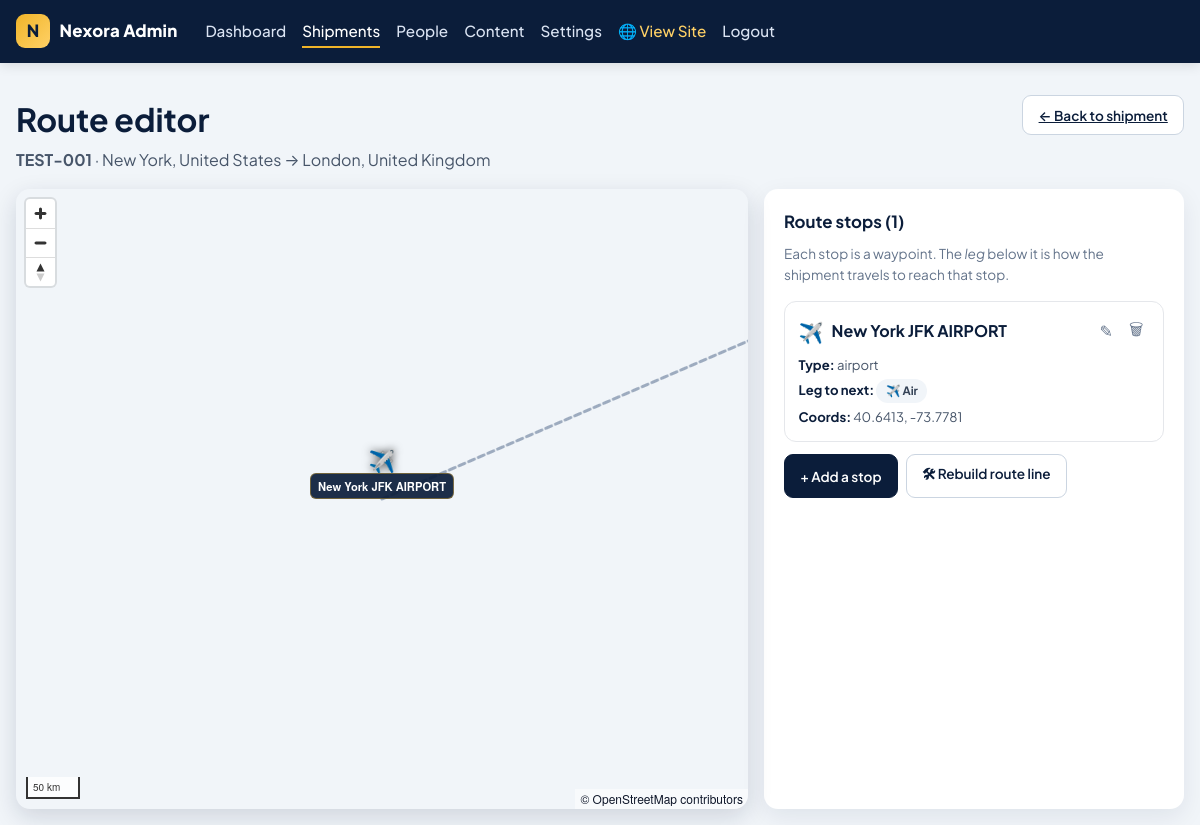
The app's page /admin/shipment-route.php?id=1 (signed in) with its own data.
### tables this page shows
CREATE TABLE shipments (id INTEGER PRIMARY KEY AUTOINCREMENT, tracking_number TEXT NOT NULL UNIQUE, customer_id INTEGER, customer_name TEXT NOT NULL, customer_email TEXT, customer_phone TEXT, package_description TEXT, transport_type TEXT NOT NULL DEFAULT 'vehicle', vehicle_name TEXT, vehicle_number TEXT, origin TEXT NOT NULL, destination TEXT NOT NULL, origin_lat REAL NOT NULL DEFAULT 0, origin_lng REAL NOT NULL DEFAULT 0, destination_lat REAL NOT NULL DEFAULT 0, destination_lng REAL NOT NULL DEFAULT 0, current_lat REAL NOT NULL DEFAULT 0, current_lng REAL NOT NULL DEFAULT 0, speed REAL NOT NULL DEFAULT 0, distance_total REAL NOT NULL DEFAULT 0, distance_travelled REAL NOT NULL DEFAULT 0, distance_remaining REAL NOT NULL DEFAULT 0, status TEXT NOT NULL DEFAULT 'pending', eta TEXT, estimated_delivery TEXT, tracking_mode TEXT NOT NULL DEFAULT 'simulation', last_update TEXT, created_at TEXT NOT NULL DEFAULT CURRENT_TIMESTAMP, updated_at TEXT NOT NULL DEFAULT CURRENT_TIMESTAMP, carrier_id INTEGER NULL, FOREIGN KEY(customer_id) REFERENCES customers(id) ON DELETE SET NULL);

CREATE TABLE shipment_waypoints (
    id INTEGER PRIMARY KEY AUTOINCREMENT,
    shipment_id INTEGER NOT NULL,
    sequence INTEGER NOT NULL,
    name TEXT NOT NULL,
    address TEXT,
    latitude REAL NOT NULL,
    longitude REAL NOT NULL,
    waypoint_type TEXT NOT NULL DEFAULT 'waypoint',
    status TEXT NOT NULL DEFAULT 'pending',
    arrival_at TEXT,
    departure_at TEXT,
    notes TEXT,
    created_at TEXT NOT NULL DEFAULT CURRENT_TIMESTAMP,
    updated_at TEXT NOT NULL DEFAULT CURRENT_TIMESTAMP, public_label TEXT NULL, public_note TEXT NULL, leg_type TEXT NOT NULL DEFAULT 'truck',
    FOREIGN KEY(shipment_id) REFERENCES shipments(id) ON DELETE CASCADE,
    UNIQUE(shipment_id, sequence)
);

### app/helpers.php (called while the page is built, shortened)
<?php
function nxWebBase(): string
{
    $script = str_replace('\\', '/', (string) ($_SERVER['SCRIPT_NAME'] ?? ''));
    $dir = rtrim(str_replace('\\', '/', dirname($script)), '/');
    if (preg_match('#^(.*?)/(?:admin/api|admin)$#', $dir, $m)) {
        $dir = $m[1];
    }
    return $dir === '/' ? '' : $dir;
}
function asset(string $path = ''): string
{
    return nxWebBase() . '/assets/' . ltrim($path, '/');
}

### public/admin/shipment-route.php (the view, shortened to what this page needs)
<?php
$db = Database::connection();
$shipmentId = (int)($_GET['id'] ?? 0);
$s = $db->prepare('SELECT * FROM shipments WHERE id = :id LIMIT 1');
$s->execute([':id' => $shipmentId]);
$shipment = $s->fetch();
$w = $db->prepare('SELECT * FROM shipment_waypoints WHERE shipment_id = :sid ORDER BY sequence ASC');
$w->execute([':sid' => $shipmentId]);
$waypoints = $w->fetchAll();
function hh(?string $v): string { return htmlspecialchars((string)$v, ENT_QUOTES); }
?>
<!DOCTYPE html>
<html lang="en">
<head>
<link href="<?= asset('vendor/maplibre/maplibre-gl.css') ?>" rel="stylesheet">
<link rel="stylesheet" href="<?= asset('css/app.css') ?>">
</head>
<body>
<header class="navbar">
  <a href="/admin/index.php" class="logo" style="text-decoration:none;color:inherit;">
    <span class="logo-badge">N</span><span class="logo-text">Nexora Admin</span>
  </a>
  <nav class="nav-links">
    <a href="/admin/index.php">Dashboard</a>
    <a href="/admin/shipments-hub.php" class="active">Shipments</a>
    <a href="/admin/people.php">People</a>
    <a href="/admin/content.php">Content</a>
    <a href="/admin/settings.php">Settings</a>
    <a href="/" target="_blank" rel="noopener" style="color:#ffd166 !important;">🌐 View Site</a>
    <a href="/admin/login.php?logout=1">Logout</a>
  </nav>
</header>
<div class="nx-rt-wrap">
  <div style="display:flex;justify-content:space-between;align-items:flex-start;gap:1rem;flex-wrap:wrap;margin-top:1rem;">
    <div>
      <h1 style="margin:0;color:#0b1d3a;">Route editor</h1>
      <p style="margin:.25rem 0 0;color:#475569;">
        <strong><?= hh($shipment['tracking_number']) ?></strong> · <?= hh($shipment['origin']) ?> → <?= hh($shipment['destination']) ?>
      </p>
    </div>
    <a href="/admin/shipment-control.php?id=<?= (int)$shipmentId ?>" class="nx-rt-btn">← Back to shipment</a>
  </div>
  <div class="nx-rt-grid">
    <div>
      <div id="nx-route-map"></div>
    </div>
    <div class="nx-rt-panel">
      <h2 style="margin:0 0 .5rem;font-size:1.05rem;color:#0b1d3a;">Route stops (<?= count($waypoints) ?>)</h2>
      <p style="margin:0 0 1rem;font-size:.85rem;color:#64748b;">Each stop is a waypoint. The <em>leg</em> below it is how the shipment travels to reach that stop.</p>
      <div id="nx-wp-list">
        <?php if (!$waypoints): ?>
          <p style="color:#94a3b8;font-size:.9rem;text-align:center;padding:1rem 0;">No stops yet. Add the first one below.</p>
        <?php else: ?>
          <?php foreach ($waypoints as $i => $wp): ?>
            <div class="nx-wp" data-id="<?= (int)$wp['id'] ?>" data-lat="<?= hh((string)$wp['latitude']) ?>" data-lng="<?= hh((string)$wp['longitude']) ?>">
              <div class="nx-wp-head">
                <span class="nx-wp-icon" data-type="<?= hh($wp['waypoint_type']) ?>"></span>
                <span class="nx-wp-name"><?= hh($wp['name']) ?></span>
                <span class="nx-wp-actions">
                  <button type="button" class="nx-wp-edit" title="Edit">✎</button>
                  <button type="button" class="nx-wp-del" title="Delete">🗑</button>
                </span>
              </div>
              <div class="nx-wp-row"><b>Type:</b> <?= hh($wp['waypoint_type']) ?></div>
              <div class="nx-wp-row"><b>Leg to next:</b> <span class="nx-leg-badge" data-leg="<?= hh($wp['leg_type'] ?: 'truck') ?>"></span></div>
              <div class="nx-wp-row"><b>Coords:</b> <?= hh(number_format((float)$wp['latitude'], 4)) ?>, <?= hh(number_format((float)$wp['longitude'], 4)) ?></div>
            </div>
          <?php endforeach; ?>
        <?php endif; ?>
      </div>
      <div class="nx-rt-actions">
        <button type="button" class="nx-rt-btn nx-rt-btn-primary" id="nx-show-add">+ Add a stop</button>
        <button type="button" class="nx-rt-btn" id="nx-rebuild">🛠 Rebuild route line</button>
      </div>
    </div>
  </div>
</div>
</body>
</html>

### public/assets/css/app.css (style rules this page uses)
:root { --navy:#0b1d3a; --navy-2:#132a52; --gold:#f0b429; --gold-2:#ffd166; --blue:#2563eb; --ink:#0f172a; --muted:#5b6b85; --line:#e5e7eb; --bg:#f7f9fc; --card:#ffffff; --radius:14px; --shadow:0 8px 24px rgba(11,29,58,.08); }
* { box-sizing:border-box; }
html,body { margin:0;padding:0; }
body { font-family:'Plus Jakarta Sans',system-ui,-apple-system,Segoe UI,Roboto,sans-serif; background:var(--bg); color:var(--ink); line-height:1.55; -webkit-font-smoothing:antialiased; }
a { color:inherit; }
.navbar { position:sticky;top:0;z-index:50; display:flex;align-items:center;gap:1rem;flex-wrap:wrap; padding:.85rem 1rem; background:var(--navy); color:#fff; box-shadow:0 2px 12px rgba(0,0,0,.12); }
.navbar .logo { display:flex;align-items:center;gap:.6rem;font-weight:800;font-size:1.05rem; }
.logo-badge { display:inline-flex;align-items:center;justify-content:center; width:34px;height:34px;border-radius:9px; background:linear-gradient(135deg,var(--gold),var(--gold-2)); color:var(--navy);font-weight:900; }
.logo-text { letter-spacing:.2px; }
.nav-links { display:flex;gap:1.1rem;margin-left:1rem;flex-wrap:wrap; }
.nav-links a { color:#dbe4f3;text-decoration:none;font-weight:500;font-size:.95rem; padding:.25rem 0;border-bottom:2px solid transparent;transition:.15s; }
.nav-links a:hover,.nav-links a.active { color:#fff;border-bottom-color:var(--gold); }
html, body { overflow-x: hidden; max-width: 100vw; width: 100%; }
*, *::before, *::after { box-sizing: border-box; }
section, main, header, footer, div { max-width: 100%; }
.navbar { padding: .9rem 1rem; gap: .75rem; row-gap: .5rem; }
.nav-links { gap: 1rem; flex-wrap: wrap; }
.nav-links a { white-space: nowrap; }

### public/admin/shipment-route.php (style rules this page uses)
body { background: #f1f5f9; }
.nx-rt-wrap { max-width: 1400px; margin: 0 auto; padding: 1rem; }
.nx-rt-grid { display: grid; grid-template-columns: 1fr 420px; gap: 1rem; margin-top: 1rem; }
#nx-route-map { height: 620px; border-radius: 14px; overflow: hidden; box-shadow: 0 8px 24px rgba(11,29,58,.15); }
.nx-rt-panel { background: #fff; border-radius: 14px; padding: 1.25rem; box-shadow: 0 8px 24px rgba(11,29,58,.08); }
.nx-wp { border: 1px solid #e5e7eb; border-radius: 12px; padding: .85rem; margin-bottom: .65rem; background: #fff; position: relative; transition: box-shadow .15s; }
.nx-wp-head { display: flex; align-items: center; gap: .5rem; margin-bottom: .5rem; }
.nx-wp-icon { font-size: 1.25rem; }
.nx-wp-name { font-weight: 700; color: #0b1d3a; flex: 1; }
.nx-wp-actions { display: flex; gap: .25rem; }
.nx-wp-actions button { background: none; border: 0; cursor: pointer; font-size: 1rem; padding: 2px 6px; border-radius: 6px; color: #64748b; }
.nx-wp-row { font-size: .82rem; color: #475569; margin-top: .25rem; }
.nx-wp-row b { color: #0b1d3a; }
.nx-leg-badge { display: inline-flex; align-items: center; gap: .35rem; padding: .2rem .6rem; border-radius: 999px; font-size: .72rem; font-weight: 700; background: #f1f5f9; color: #334155; margin-right: .35rem; }
.nx-rt-btn { display: inline-flex; align-items: center; gap: .35rem; padding: .55rem .95rem; border-radius: 9px; border: 1px solid #cbd5e1; background: #fff; color: #0b1d3a; font-family: inherit; font-weight: 600; font-size: .85rem; cursor: pointer; }
.nx-rt-btn-primary { background: #0b1d3a; color: #fff; border-color: #0b1d3a; }
.nx-rt-actions { display: flex; gap: .5rem; flex-wrap: wrap; margin-top: .75rem; }

### records on screen
shipments: tracking_number "TEST-001", origin "New York, United States", destination "London, United Kingdom"
shipment_waypoints: name "New York JFK AIRPORT", waypoint_type "airport", latitude "40.6413", longitude "-73.7781"

### other values on screen
count($waypoints) "1"
